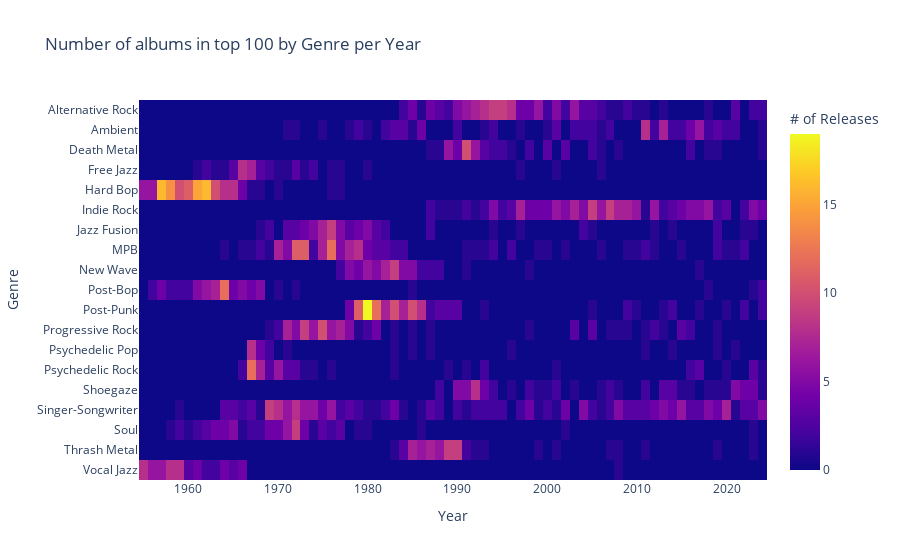

Notebook code for this chart:
### Markdown cell above
Heatmap of album releases per year per genre

### Code cell
df_grp = df.groupby(["primary_genre", "list_year"], as_index=False).count()[
    ["primary_genre", "list_year", "album_name"]
]

df_pivot = df_grp.pivot(
    index="primary_genre", columns="list_year", values="album_name"
)
# a genre has to have a minimum number of albums make the list in a single year to be shown 
min_albums = 7
df_pivot = df_pivot.loc[df_pivot[df_pivot > min_albums].any(axis=1)]
df_pivot = df_pivot.fillna(0)


px.imshow(
    df_pivot,
    labels=dict(
        x="Year",
        y="Genre",
        color="# of Releases",
    ),
    title="Number of albums in top 100 by Genre per Year",
    height=800,
)

### Figure 1 — Plotly figure (JSON) as saved in the notebook; plotly's stock layout.template omitted (floating-point values rounded to 4 significant figures; data arrays with more than 128 entries replaced by an {"elided": "..."} marker saying what was removed)
{"data": [{"coloraxis": "coloraxis", "hovertemplate": "Year: %{x}<br>Genre: %{y}<br># of Releases: %{z}<extra></extra>", "name": "0", "type": "heatmap", "x": [1955, 1956, 1957, 1958, 1959, 1960, 1961, 1962, 1963, 1964, 1965, 1966, 1967, 1968, 1969, 1970, 1971, 1972, 1973, 1974, 1975, 1976, 1977, 1978, 1979, 1980, 1981, 1982, 1983, 1984, 1985, 1986, 1987, 1988, 1989, 1990, 1991, 1992, 1993, 1994, 1995, 1996, 1997, 1998, 1999, 2000, 2001, 2002, 2003, 2004, 2005, 2006, 2007, 2008, 2009, 2010, 2011, 2012, 2013, 2014, 2015, 2016, 2017, 2018, 2019, 2020, 2021, 2022, 2023, 2024], "xaxis": "x", "y": ["Alternative Rock", "Ambient", "Death Metal", "Free Jazz", "Hard Bop", "Indie Rock", "Jazz Fusion", "MPB", "New Wave", "Post-Bop", "Post-Punk", "Progressive Rock", "Psychedelic Pop", "Psychedelic Rock", "Shoegaze", "Singer-Songwriter", "Soul", "Thrash Metal", "Vocal Jazz"], "yaxis": "y", "z": {"elided": "19x70 int values"}}], "layout": {"autosize": true, "coloraxis": {"colorbar": {"title": {"text": "# of Releases"}}, "colorscale": [[0, "#0d0887"], [0.1111, "#46039f"], [0.2222, "#7201a8"], [0.3333, "#9c179e"], [0.4444, "#bd3786"], [0.5556, "#d8576b"], [0.6667, "#ed7953"], [0.7778, "#fb9f3a"], [0.8889, "#fdca26"], [1, "#f0f921"]]}, "title": {"text": "Number of albums in top 100 by Genre per Year"}, "xaxis": {"anchor": "y", "autorange": true, "constrain": "domain", "domain": [0, 1], "range": [1954.0, 2024.0], "scaleanchor": "y", "title": {"text": "Year"}, "type": "linear"}, "yaxis": {"anchor": "x", "autorange": true, "constrain": "domain", "domain": [0, 1], "range": [18.5, -0.5], "title": {"text": "Genre"}, "type": "category"}}}
